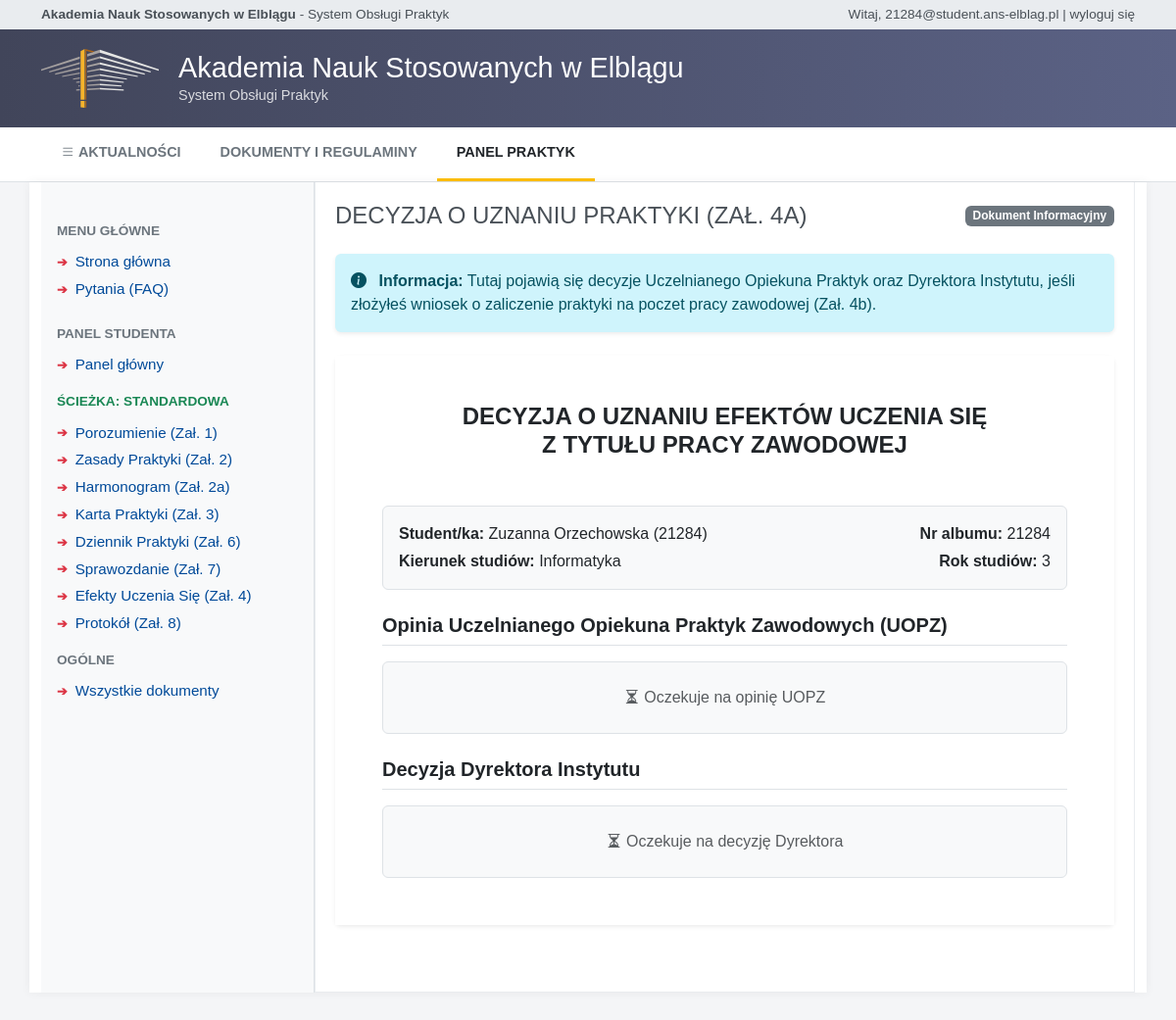
The page /student/zal4a_decyzja (signed in) on the database its author committed.
### models.py (models this page shows, shortened)
class Uzytkownik(db.Model, UserMixin):
    __tablename__ = 'uzytkownik'
    id = db.Column(db.Integer, primary_key=True)
    email = db.Column(db.String(120), unique=True, nullable=False)
    haslo_hash = db.Column(db.String(255), nullable=True)
    imie = db.Column(db.String(50), nullable=False)
    nazwisko = db.Column(db.String(50), nullable=False)
    rola = db.Column(db.String(50), nullable=False)
    aktywny = db.Column(db.Integer, default=1)
    wymaga_zmiany_hasla = db.Column(db.Boolean, default=False)
    auth_provider = db.Column(db.String(50), default="microsoft")
    external_id = db.Column(db.String(255), unique=True)
    @property
    def is_active(self):
        return bool(self.aktywny)

class Student(db.Model):
    __tablename__ = 'student'
    id = db.Column(db.Integer, primary_key=True)
    uzytkownik_id = db.Column(db.Integer, db.ForeignKey('uzytkownik.id'), nullable=False)
    nr_albumu = db.Column(db.String(20), unique=True, nullable=False)
    kierunek = db.Column(db.String(100), default='informatyka')
    specjalnosc = db.Column(db.String(100))
    tryb_studiow = db.Column(db.String(50))
    rok_studiow = db.Column(db.Integer)
    uzytkownik = db.relationship('Uzytkownik', backref=db.backref('student_profil', uselist=False))

### blueprints/student.py (the view)
@student_bp.route('/zal4a_decyzja')
@login_required
def zal4a_decyzja():
    if current_user.rola != 'student':
        return redirect(url_for('index'))
    student = Student.query.filter_by(uzytkownik_id=current_user.id).first()
    praktyka = Praktyka.query.filter_by(student_id=student.id).first()
    if not praktyka:
        flash('Brak przypisanej praktyki.', 'warning')
        return redirect(url_for('student.dashboard'))
    dokument = Dokument.query.filter_by(praktyka_id=praktyka.id, typ_zalacznika='ZAL4A').first()
    return render_template('dokumenty/zal4a_decyzja.html', student=student, praktyka=praktyka, dokument=dokument)

### blueprints/auth.py (called while the page is built)
@login_manager.user_loader
def load_user(user_id):
    return Uzytkownik.query.get(int(user_id))

@auth_bp.before_app_request
def check_password_change():
    if current_user.is_authenticated:
        if request.endpoint and not request.endpoint.startswith('static'):
            if getattr(current_user, 'wymaga_zmiany_hasla', False):
                if request.endpoint not in ['auth.zmien_haslo', 'auth.logout']:
                    return redirect(url_for('auth.zmien_haslo'))

### templates/dokumenty/zal4a_decyzja.html
{% extends "base.html" %}
{% block content %}
<div class="d-flex justify-content-between align-items-center mb-4">
    <h2 style="color: #495057; font-weight: normal; font-size: 1.5rem; text-transform: uppercase; margin-bottom: 0;">
        Decyzja o uznaniu praktyki (Zał. 4a)</h2>
    <span class="badge bg-secondary">Dokument Informacyjny</span>
</div>
<div class="alert alert-info border-0 shadow-sm mb-4">
    <i class="bi bi-info-circle-fill me-2"></i>
    <strong>Informacja:</strong> Tutaj pojawią się decyzje Uczelnianego Opiekuna Praktyk oraz Dyrektora Instytutu, jeśli
    złożyłeś wniosek o zaliczenie praktyki na poczet pracy zawodowej (Zał. 4b).
</div>
<div class="card shadow-sm border-0 mb-5">
    <div class="card-body p-5 bg-white">
        <h4 class="text-center fw-bold mb-5">DECYZJA O UZNANIU EFEKTÓW UCZENIA SIĘ<br>Z TYTUŁU PRACY ZAWODOWEJ</h4>
        <div class="bg-light p-3 mb-4 rounded border">
            <div class="row">
                <div class="col-md-6">
                    <p class="mb-1"><strong>Student/ka:</strong> {{ current_user.imie }} {{ current_user.nazwisko }}</p>
                    <p class="mb-0"><strong>Kierunek studiów:</strong> {{ student.kierunek }}</p>
                </div>
                <div class="col-md-6 text-md-end">
                    <p class="mb-1"><strong>Nr albumu:</strong> {{ student.nr_albumu }}</p>
                    <p class="mb-0"><strong>Rok studiów:</strong> {{ student.rok_studiow }}</p>
                </div>
            </div>
        </div>
        <h5 class="fw-bold mt-4 mb-3 border-bottom pb-2">Opinia Uczelnianego Opiekuna Praktyk Zawodowych (UOPZ)</h5>
        <div
            class="p-4 border rounded mb-4 {% if dokument and dokument.status == 'Zaakceptowany_UOPZ' %}bg-success text-white{% elif dokument and dokument.status == 'Odrzucony_UOPZ' %}bg-danger text-white{% else %}bg-light text-muted{% endif %}">
            {% if dokument and dokument.status in ['Zaakceptowany_UOPZ', 'Zatwierdzony'] %}
            <p><i class="bi bi-check-circle-fill"></i> Po zapoznaniu się z wnioskiem studenta i załączoną dokumentacją:
                <strong>Opiniuję pozytywnie</strong>
            </p>
            {% elif dokument and dokument.status in ['Odrzucony_UOPZ', 'Odrzucony'] %}
            <p><i class="bi bi-x-circle-fill"></i> Po zapoznaniu się z wnioskiem studenta i załączoną dokumentacją:
                <strong>Opiniuję negatywnie</strong>
            </p>
            {% else %}
            <p class="mb-0 text-center"><i class="bi bi-hourglass-split"></i> Oczekuje na opinię UOPZ</p>
            {% endif %}
        </div>
        <h5 class="fw-bold mt-4 mb-3 border-bottom pb-2">Decyzja Dyrektora Instytutu</h5>
        <div
            class="p-4 border rounded {% if dokument and dokument.status == 'Zatwierdzony' %}border-success{% elif dokument and dokument.status == 'Odrzucony' %}border-danger{% else %}bg-light text-muted{% endif %}">
            {% if dokument and dokument.status == 'Zatwierdzony' %}
            <p class="text-success"><i class="bi bi-check-circle-fill"></i> Na podstawie § 9 ust 1 regulaminu:
                <strong>Wyrażam zgodę</strong> na uznanie pracy zarobkowej (prowadzenia działalności) na poczet praktyki
                zawodowej.
            </p>
            {% elif dokument and dokument.status == 'Odrzucony' %}
            <p class="text-danger"><i class="bi bi-x-circle-fill"></i> Na podstawie § 9 ust 1 regulaminu: <strong>Nie
                    wyrażam zgody</strong> na uznanie pracy zarobkowej (prowadzenia działalności) na poczet praktyki
                zawodowej.</p>
            {% else %}
            <p class="mb-0 text-center"><i class="bi bi-hourglass-split"></i> Oczekuje na decyzję Dyrektora</p>
            {% endif %}
        </div>
    </div>
</div>
{% endblock %}

### templates/base.html (shortened to what this page needs)
<!DOCTYPE html>
<html lang="pl">
<head>
    <link href="https://cdn.jsdelivr.net/npm/bootstrap@5.3.0/dist/css/bootstrap.min.css" rel="stylesheet">
    <link rel="stylesheet" href="https://cdn.jsdelivr.net/npm/bootstrap-icons@1.10.5/font/bootstrap-icons.css">
</head>
<body>
    <div class="top-bar">
        <div class="container d-flex justify-content-between align-items-center">
            <div>
                <strong>Akademia Nauk Stosowanych w Elblągu</strong> - System Obsługi Praktyk
            </div>
            <div>
                {% if current_user.is_authenticated %}
                Witaj, {{ current_user.email }} |
                <a href="{{ url_for('auth.logout') }}">wyloguj się</a>
                {% else %}
                Nie jesteś zalogowany |
                <a href="{{ url_for('auth.login') }}">zaloguj się</a>
                {% endif %}
            </div>
        </div>
    </div>
    <header class="main-header">
        <div class="container header-content">
            <img src="{{ url_for('static', filename='header-logo.svg') }}" alt="Logo ANS Elbląg"
                style="height: 60px; margin-right: 20px;">
            <div>
                <h1 class="header-title">Akademia Nauk Stosowanych w Elblągu</h1>
                <p class="header-subtitle">System Obsługi Praktyk</p>
            </div>
        </div>
    </header>
    {% block navbar %}
    <nav class="main-nav">
        <div class="container d-flex flex-wrap">
            <a class="nav-link {% if request.path == '/' %}active{% endif %}" href="/"><i class="bi bi-list"></i>
                AKTUALNOŚCI</a>
            <a class="nav-link {% if request.path == '/dokumenty' %}active{% endif %}" href="/dokumenty">DOKUMENTY I
                REGULAMINY</a>
            {% if current_user.is_authenticated %}
            {% if current_user.rola == 'student' %}
            <a class="nav-link {% if 'student' in request.path %}active{% endif %}" href="/student/dashboard">PANEL
                PRAKTYK</a>
            {% elif current_user.rola == 'uopz' %}
            <a class="nav-link {% if 'uopz' in request.path %}active{% endif %}"
                href="{{ url_for('uopz.dashboard') }}">PANEL STUDENTÓW</a>
            {% elif current_user.rola == 'dziekanat' %}
            <a class="nav-link {% if 'dziekanat' in request.path %}active{% endif %}"
                href="{{ url_for('dziekanat.dashboard') }}">PANEL STUDENTÓW</a>
            {% elif current_user.rola == 'zopz' %}
            <a class="nav-link {% if 'zopz' in request.path %}active{% endif %}"
                href="{{ url_for('zopz.dashboard') }}">PANEL FIRMY</a>
            {% endif %}
            {% endif %}
        </div>
    </nav>
    {% endblock %}
    {% block layout %}
    <div class="container mb-5 content-container">
        <div class="row g-0">
            <div class="col-md-3 sidebar ps-3 pe-3 bg-light border-end">
                <div class="sidebar-section-title">Menu Główne</div>
                <ul class="sidebar-menu">
                    <li><a href="/" class="{% if request.path == '/' %}active{% endif %}">Strona główna</a></li>
                    <li><a href="/pytania" class="{% if request.path == '/pytania' %}active{% endif %}">Pytania
                            (FAQ)</a></li>
                </ul>
                {% if current_user.is_authenticated and current_user.rola == 'student' %}
                <div class="sidebar-section-title mt-4">Panel Studenta</div>
                <ul class="sidebar-menu">
                    <li><a href="/student/dashboard" class="{% if 'dashboard' in request.path %}active{% endif %}">Panel
                            główny</a></li>
                    {% set praktyka = current_user.student_profil.praktyki[0] if current_user.student_profil.praktyki
                    else none %}
                    {% if not praktyka or praktyka.status == 'OCZEKUJE_NA_ZAL9' or praktyka.status == 'BRAK_ZGŁOSZENIA'
                    %}
                    <div class="sidebar-section-title mt-3 text-warning">Wybierz ścieżkę:</div>
                    <li><a href="/student/zal9_oswiadczenie"
                            class="{% if 'zal9' in request.path %}active{% endif %}">Oświadczenie instytucji (Zał.
                            9)</a></li>
                    <li><a href="/student/zal4b_wniosek"
                            class="{% if 'zal4b_wniosek' in request.path %}active{% endif %}">Wniosek o zaliczenie (Zał.
                            4b)</a></li>
                    {% else %}
                    <div class="sidebar-section-title mt-3 text-success">Ścieżka: Standardowa</div>
                    <li><a href="/student/porozumienie"
                            class="{% if 'porozumienie' in request.path %}active{% endif %}">Porozumienie (Zał. 1)</a>
                    </li>
                    <li><a href="/student/zal2_program"
                            class="{% if 'zal2_program' in request.path %}active{% endif %}">Zasady Praktyki (Zał.
                            2)</a></li>
                    <li><a href="/student/zal2a_harmonogram"
                            class="{% if 'zal2a_harmonogram' in request.path %}active{% endif %}">Harmonogram (Zał.
                            2a)</a></li>
                    <li><a href="/student/zal3_karta"
                            class="{% if 'zal3_karta' in request.path %}active{% endif %}">Karta Praktyki (Zał. 3)</a>
                    </li>
                    <li><a href="/student/dziennik"
                            class="{% if 'dziennik' in request.path %}active{% endif %}">Dziennik Praktyki (Zał. 6)</a>
                    </li>
                    <li><a href="/student/sprawozdanie"
                            class="{% if 'sprawozdanie' in request.path %}active{% endif %}">Sprawozdanie (Zał. 7)</a>
                    </li>
                    <li><a href="/student/zal4_efekty"
                            class="{% if 'zal4_efekty' in request.path %}active{% endif %}">Efekty Uczenia Się (Zał.
                            4)</a></li>
                    <li><a href="/student/zal8_protokol"
                            class="{% if 'zal8_protokol' in request.path %}active{% endif %}">Protokół (Zał. 8)</a></li>
                    {% endif %}
                    <div class="sidebar-section-title mt-3">Ogólne</div>
                    <li><a href="/dokumenty">Wszystkie dokumenty</a></li>
                </ul>
                {% endif %}
            </div>
            <div class="col-md-9 content-area">
                {% block content %}{% endblock %}
            </div>
        </div>
    </div>
    {% endblock %}
</body>
</html>

### templates/base.html (style rules this page uses)
body { font-family: Arial, sans-serif; background-color: #f4f5f7; color: #333; }
.top-bar { background-color: #e9ecef; font-size: 0.85rem; padding: 5px 0; color: #495057; }
.top-bar a { color: #495057; text-decoration: none; }
.main-header { background: linear-gradient(to right, #41455a, #5b6285); color: white; padding: 20px 0; position: relative; }
.main-header::after { content: ''; position: absolute; top: 0; right: 0; bottom: 0; left: 0; opacity: 0.1; z-index: 1; }
.header-content { position: relative; z-index: 2; display: flex; align-items: center; }
.header-title { font-size: 1.8rem; font-weight: 500; margin: 0; }
.header-subtitle { font-size: 0.9rem; opacity: 0.8; margin-bottom: 0; }
.main-nav { background-color: white; border-bottom: 1px solid #dee2e6; padding: 0; }
.main-nav .nav-link { color: #6c757d; font-weight: 600; font-size: 0.9rem; padding: 15px 20px; text-transform: uppercase; }
.main-nav .nav-link.active { color: #212529; border-bottom: 3px solid #fbbc04; }
.sidebar { background-color: transparent; padding-top: 20px; }
.sidebar-menu { list-style: none; padding-left: 0; }
.sidebar-section-title { text-transform: uppercase; font-size: 0.85rem; color: #6c757d; margin-top: 20px; margin-bottom: 10px; font-weight: 600; }
.sidebar-menu li { margin-bottom: 5px; }
.sidebar-menu a { color: #004a99; text-decoration: none; font-size: 0.95rem; display: flex; align-items: center; }
.sidebar-menu a::before { content: "➔"; color: #dc3545; font-size: 0.8rem; margin-right: 8px; font-weight: bold; }
.content-area { background-color: white; padding: 20px; min-height: 500px; border-left: 1px solid #e9ecef; border-right: 1px solid #e9ecef; border-bottom: 1px solid #e9ecef; }
.content-container { background-color: white; box-shadow: 0 0 10px rgba(0, 0, 0, 0.05); margin-top: 0; }

### rows shown on the page
Uzytkownik: email "21284@student.ans-elblag.pl", imie "Zuzanna", nazwisko "Orzechowska (21284)"
Student: kierunek "Informatyka", nr_albumu "21284", rok_studiow "3"
